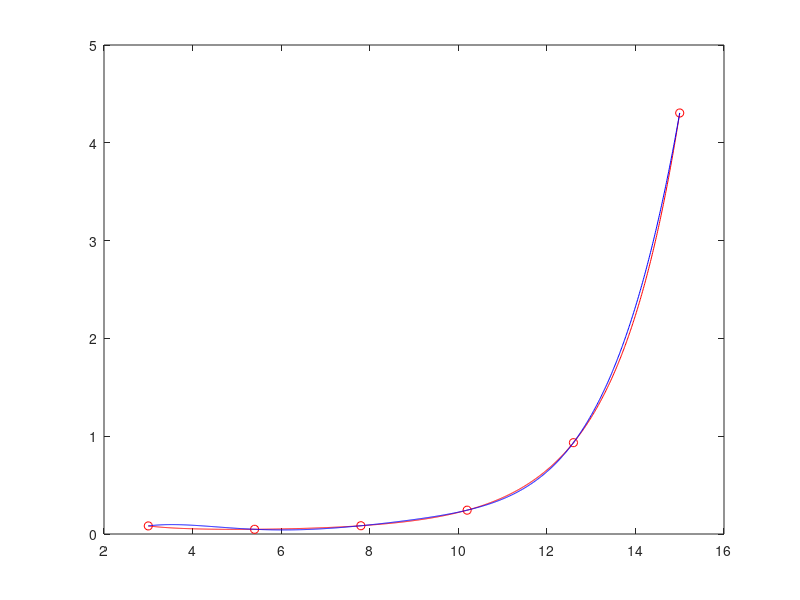
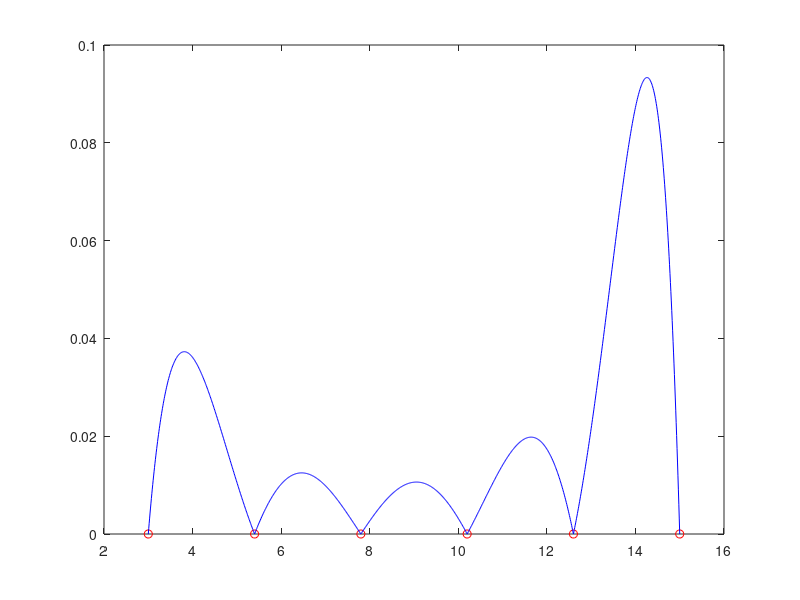
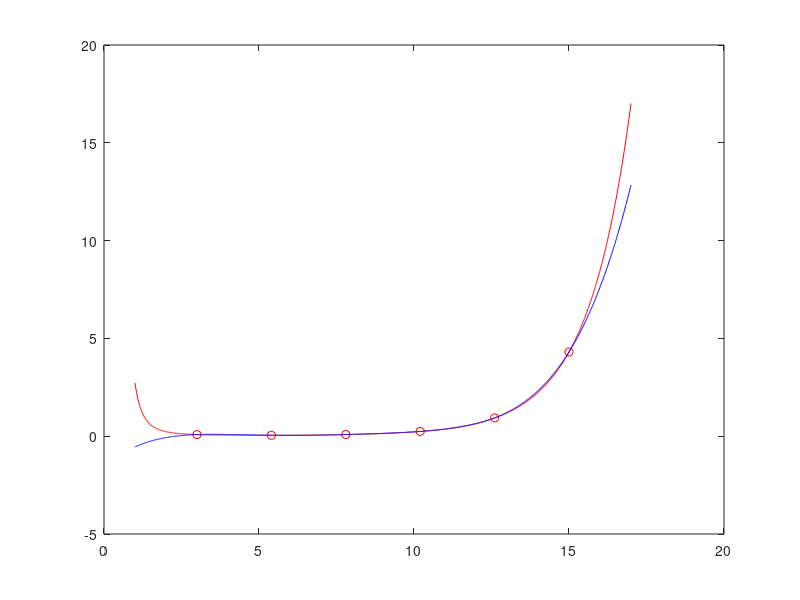
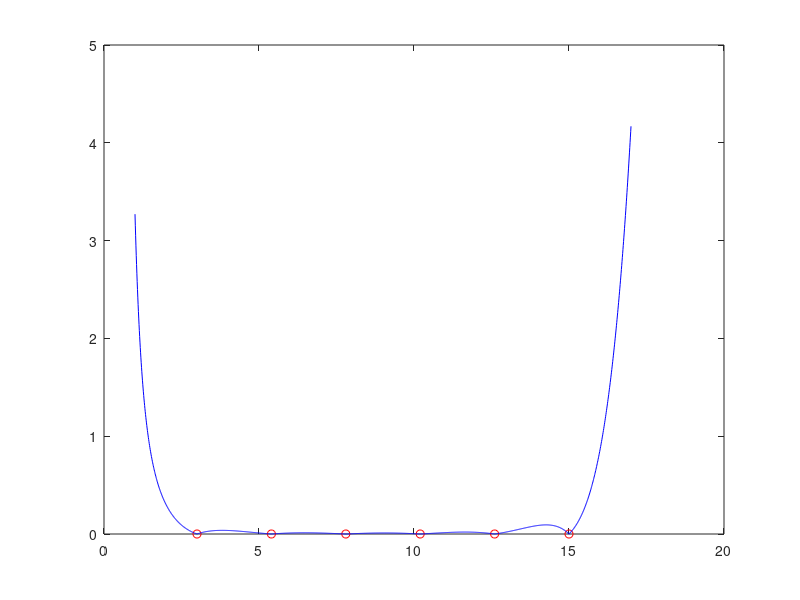

Recreate these plots in MATLAB, in order.
close all
clear all
clc 
format long

f=@(x)   exp(x)./x.^5;
a=3;
b=15;
n=5;
h=(b-a)/n;

xnodes=[3:h:15];
ynodes=f(xnodes);

p=polyfit(xnodes,ynodes,5);
x=[3:0.01:15];

y_poly=polyval(p,x);
y_exact=f(x);

err_abs_inf=norm(abs(y_exact-y_poly),inf)
err_abs_inf=norm(abs(y_exact-y_poly),inf)/norm(y_exact,inf)

err_abs_2=norm(abs(y_exact-y_poly),2)
err_abs_2=norm(abs(y_exact-y_poly),2)/norm(y_exact,2)

abs_err=abs(y_exact-y_poly);

figure(1)
plot(xnodes,ynodes,'ro',x,y_exact,'r',x,y_poly,'b')

figure(2)
plot(xnodes,zeros(size(xnodes)),'ro',x,abs_err,'b')

x1=[1:0.01:17];

y_poly1=polyval(p,x1);
y_exact1=f(x1);

err_abs_inf1=norm(abs(y_exact1-y_poly1),inf)
err_abs_inf1=norm(abs(y_exact1-y_poly1),inf)/norm(y_exact1,inf)

err_abs_21=norm(abs(y_exact1-y_poly1),2)
err_abs_21=norm(abs(y_exact1-y_poly1),2)/norm(y_exact1,2)

abs_err1=abs(y_exact1-y_poly1);

figure(3)
plot(xnodes,ynodes,'ro',x1,y_exact1,'r',x1,y_poly1,'b')

figure(4)
plot(xnodes,zeros(size(xnodes)),'ro',x1,abs_err1,'b')
